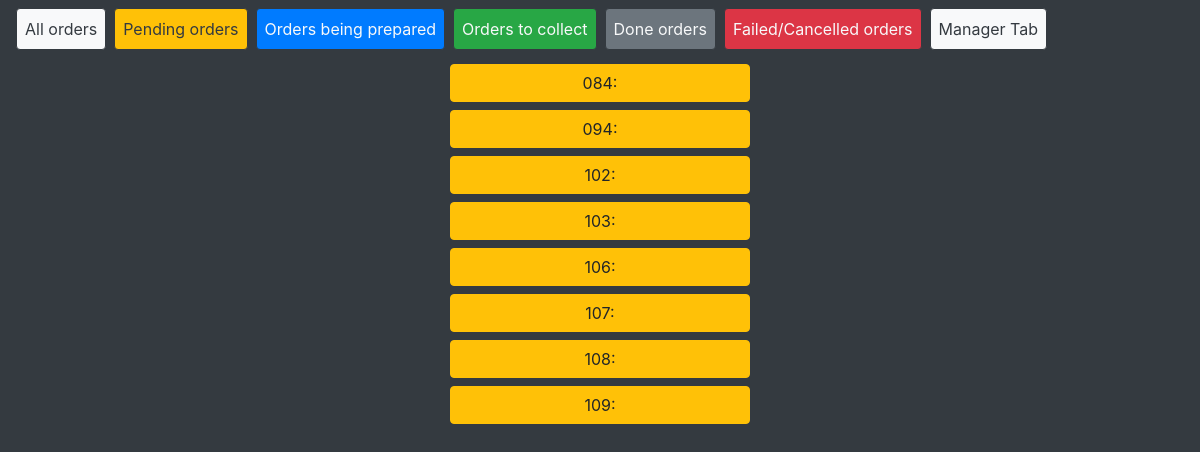
/ordersys/orders/pending/ (signed in), run on an earlier commit of the app's database.
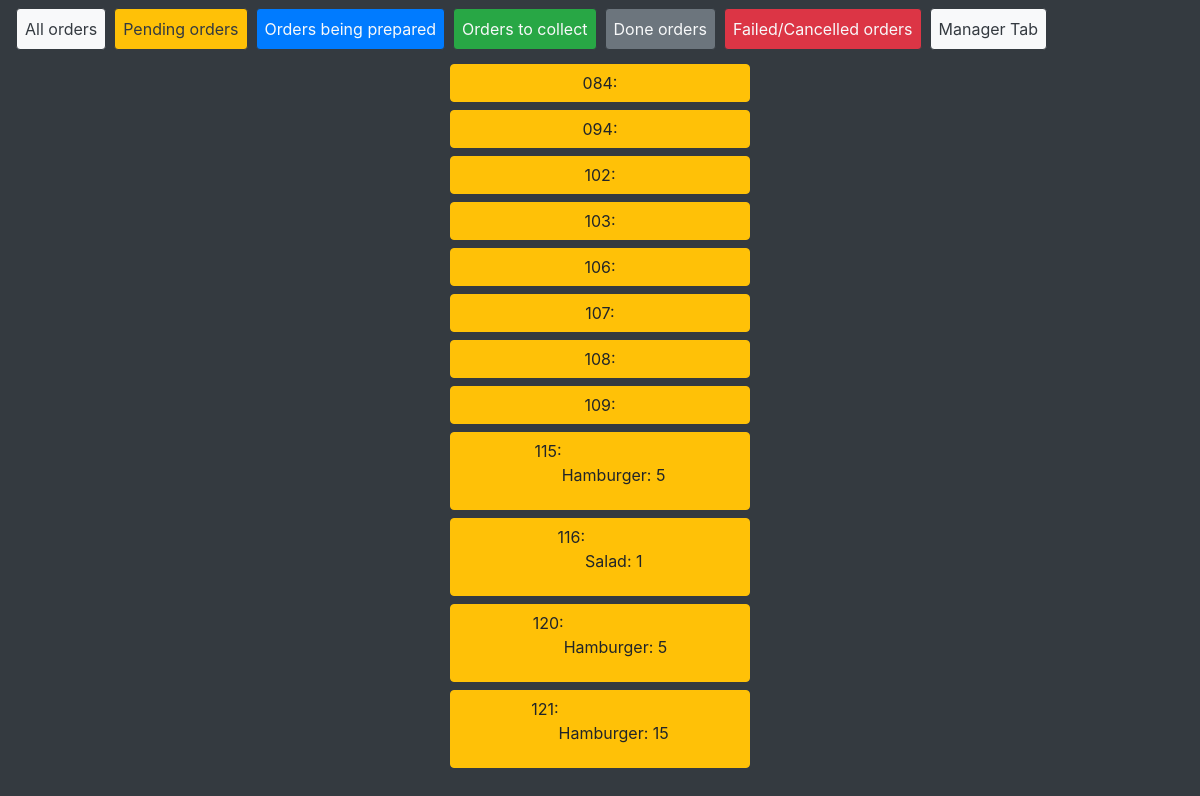
And on a later commit of the database.
### ordersys/models.py (models this page shows, shortened)
class Order(models.Model):
    ordered_items = models.ManyToManyField(Product, through='ProductAmount')
    date_ordered = models.DateTimeField("Ordered", auto_now=True)
    status = models.CharField(max_length=12, default="Pending")
    cost = models.DecimalField(max_digits=8, decimal_places=2, blank=True)
    def print_ordered_items_products_amounts(self):
        end = ''
        for product_amount in ProductAmount.objects.filter(order=self):
            end += '\n{}: {}, '.format(product_amount.product.name, product_amount.amount)
        return end[:-2]
    def define_shown_id(self):
        if self.id<10:
            return '00{}'.format(self.id)
        elif self.id<100:
            return '0{}'.format(self.id)
        elif self.id<1000:
            return str(self.id)
        else:
            return str(self.id)[-3:]
    def __str__(self):
        return self.define_shown_id()

class ProductAmount(models.Model):
    order = models.ForeignKey(Order, on_delete=models.CASCADE)
    product = models.ForeignKey(Product, on_delete=models.CASCADE)
    amount = models.PositiveIntegerField()

class Product(models.Model):
    name = models.CharField(max_length=32)
    recipe = models.ManyToManyField(Ingredient, through='IngredientAmount')
    cost = models.DecimalField(max_digits=5, decimal_places=2, blank=True)

### ordersys/views/order_views.py (the view)
# urls.py: path('orders/pending/', views.PendingOrdersView.as_view(), name='pending'),
class PendingOrdersView(OrdersView):
    def get_queryset(self):
        return Order.objects.filter(status='Pending').all()

### ordersys/templates/ordersys/order/orders.html (shortened to what this page needs)
{% extends 'ordersys/base.html'%}
{% block content %}
    {% if orders_list %}
        {% for order in orders_list %}
            {% if order.status == "Pending" %}
                <form action="{% url 'ordersys:start_preparing' order.id%}" method="post" class="d-flex justify-content-center">
                    <button type="submit" class="btn btn-warning w-25 d-flex mt-2 mb-0 justify-content-center">{{order}}:{{order.print_ordered_items_products_amounts|linebreaks}}</button>
                </form>
            {% elif order.status == "Done" %}
                <div class="d-flex justify-content-center">
                    <button type="submit" class="btn btn-secondary w-25 d-flex justify-content-center mt-2 mb-0 text-light">{{order}}:{{order.print_ordered_items_products_amounts|linebreaks}}</p>
                </div>
            {% else %}
                <div class="d-flex justify-content-center">
                    <button type="submit" class="btn btn-danger d-flex w-25 justify-content-center mt-2 mb-0 text-light">{{order}}:{{order.print_ordered_items_products_amounts|linebreaks}}</p>
                </div>
            {% endif %}
        {% endfor %}
    {% endif %}
{% endblock %}

What changed in the data, as far as the page shows it:
added Order: id "115", print_ordered_items_products_amounts "Hamburger: 5"
added Order: id "116", print_ordered_items_products_amounts "Salad: 1"
added Order: id "120", print_ordered_items_products_amounts "Hamburger: 5"
added Order: id "121", print_ordered_items_products_amounts "Hamburger: 15"
